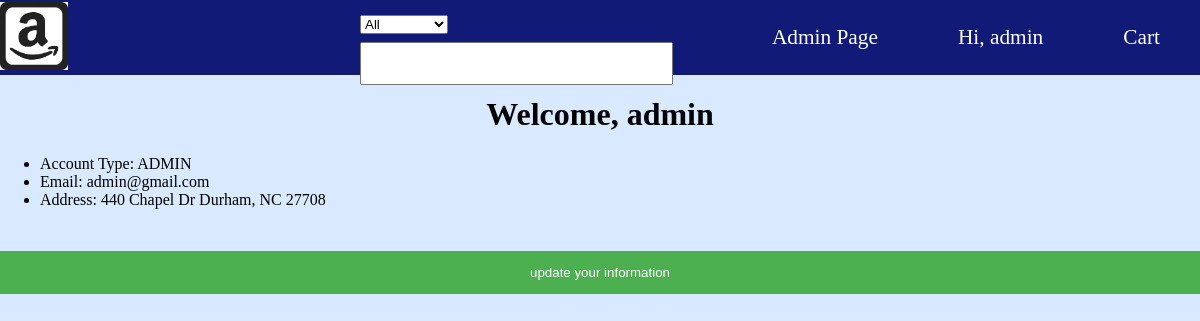
Screenshot of /account (signed in) with the database file from the repository.
### models.py (models this page shows, shortened)
class User(Base):
    __tablename__ = 'users'
    id = Column(Integer, primary_key=True)
    email = Column(String(20), unique=True)
    name = Column(String(30), unique=False)
    password = Column(String(20), unique=False)
    balance = Column(Float, unique = False)
    type = Column(String(20), unique=False)
    street = Column(String(20), unique=False)
    city = Column(String(20), unique=False)
    zip = Column(Integer, unique=False)
    state = Column(String(2), unique=False)
    listings = relationship("Listing",back_populates="seller",cascade="all, delete-orphan")
    carts = relationship("Cart",back_populates="user",cascade="all, delete-orphan")
    orders_buy = relationship("Order",back_populates="user",primaryjoin="User.id==Order.user_id",cascade="all, delete-orphan")
    orders_sell = relationship("Order",back_populates="seller",primaryjoin="User.id==Order.seller_id",cascade="all, delete-orphan")
    reviews_buy = relationship("Review",back_populates="user",primaryjoin="User.id==Review.user_id",cascade="all, delete-orphan")
    reviews_sell = relationship("Review",back_populates="seller",primaryjoin="User.id==Review.seller_id",cascade="all, delete-orphan")
    warehouse = relationship("ManagerLocation",back_populates="manager",uselist=False,cascade="all, delete-orphan")
    __table_args__ = (
        CheckConstraint('type="User" OR type="Seller" OR type="Manager" OR type="ADMIN" '),
        CheckConstraint('balance >= 0'),{}
        )

### app.py (the view)
@app.route('/account')
def account():
    me_id = session.get('USERID')
    if me_id is None:
        return redirect(url_for('login'))
    user = User.query.filter_by(id = me_id).first()
    return render_template('account.html', user = user, name = Name(), type = Type(), categories = Cats())

### app.py (called while the page is built)
def Name():
    return session.get('NAME')

def Type():
    return session.get('TYPE')

def Cats():
    return Category.query.all()

### templates/account.html (shortened to what this page needs)
{% extends 'base.html' %}
{% block body %}
<h1>Welcome, {{ user.name }}</h1>
<ul id = "noEdit">
    <li>Account Type: {{ user.type }}</li>
    <li>Email: {{ user.email }}</li>
    <li>Address: {{ user.street }}  {{ user.city }}, {{ user.state }} {{ user.zip }}</li>
</ul>
<br>
<button id = "edit_button" onclick = "runScripts()">update your information</button>
{% endblock %}

### static/css/main.css (style rules this page uses)
body { margin: 0; background-color: rgb(217, 233, 255); }
h1, h2 { text-align: center; }
button { background-color: #4CAF50; color: white; padding: 14px 20px; margin: 8px 0; border: none; cursor: pointer; width: 100%; }

### templates/account.html (style rules this page uses)
#noEdit { display: block; }

### rows the page displays
User: name "admin", type "ADMIN", email "admin@gmail.com", street "440 Chapel Dr", city "Durham", state "NC", zip "27708"

### other values shown
{{ name }} "admin"
